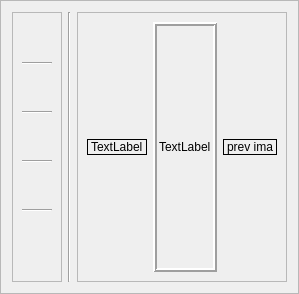
                           <widget class="QFrame" name="frame_6">
                            <property name="frameShape">
                             <enum>QFrame::StyledPanel</enum>
                            </property>
                            <property name="frameShadow">
                             <enum>QFrame::Raised</enum>
                            </property>
                            <layout class="QHBoxLayout" name="horizontalLayout_14">
                             <item>
                              <widget class="QFrame" name="frame_7">
                               <property name="maximumSize">
                                <size>
                                 <width>50</width>
                                 <height>16777215</height>
                                </size>
                               </property>
                               <property name="frameShape">
                                <enum>QFrame::StyledPanel</enum>
                               </property>
                               <property name="frameShadow">
                                <enum>QFrame::Raised</enum>
                               </property>
                               <layout class="QVBoxLayout" name="verticalLayout_28">
                                <item>
                                 <widget class="QPushButton" name="pushButton_28">
                                  <property name="minimumSize">
                                   <size>
                                    <width>37</width>
                                    <height>0</height>
                                   </size>
                                  </property>
                                  <property name="cursor">
                                   <cursorShape>PointingHandCursor</cursorShape>
                                  </property>
                                  <property name="toolTip">
                                   <string notr="true" extracomment="zdvsdvsfbfd">Open image</string>
                                  </property>
                                  <property name="toolTipDuration">
                                   <number>-1</number>
                                  </property>
                                  <property name="statusTip">
                                   <string extracomment="sdcsdc"/>
                                  </property>
                                  <property name="styleSheet">
                                   <string notr="true">QPushButton {
background-color:transparent;
border:0px
}
QToolTip {
	color: rgb(0,0,0);
	background-color: rgb(255,255,255);
	border: 1px solid rgb(44, 49, 58);
	background-image: none;
	background-position: left center;
    background-repeat: no-repeat;
	border: none;
	border-left: 2px solid rgb(180,180,180);
	text-align: left;
	padding-left: 8px;
	margin: 0px;
}
</string>
                                  </property>
                                  <property name="text">
                                   <string/>
                                  </property>
                                  <property name="icon">
                                   <iconset>
                                    <normaloff>images/image.png</normaloff>images/image.png</iconset>
                                  </property>
                                  <property name="iconSize">
                                   <size>
                                    <width>20</width>
                                    <height>28</height>
                                   </size>
                                  </property>
                                 </widget>
                                </item>
                                <item>
                                 <widget class="QPushButton" name="pushButton_2">
                                  <property name="minimumSize">
                                   <size>
                                    <width>37</width>
                                    <height>0</height>
                                   </size>
                                  </property>
                                  <property name="cursor">
                                   <cursorShape>PointingHandCursor</cursorShape>
                                  </property>
                                  <property name="toolTip">
                                   <string notr="true" extracomment="zdvsdvsfbfd">Open Folder</string>
                                  </property>
                                  <property name="toolTipDuration">
                                   <number>-1</number>
                                  </property>
                                  <property name="statusTip">
                                   <string extracomment="sdcsdc"/>
                                  </property>
                                  <property name="styleSheet">
                                   <string notr="true">QPushButton {
background-color:transparent;
border:0px
}
QToolTip {
	color: rgb(0,0,0);
	background-color: rgb(255,255,255);
	border: 1px solid rgb(44, 49, 58);
	background-image: none;
	background-position: left center;
    background-repeat: no-repeat;
	border: none;
	border-left: 2px solid rgb(180,180,180);
	text-align: left;
	padding-left: 8px;
	margin: 0px;
}
</string>
                                  </property>
                                  <property name="text">
                                   <string/>
                                  </property>
                                  <property name="icon">
                                   <iconset>
                                    <normaloff>images/folder.png</normaloff>images/folder.png</iconset>
                                  </property>
                                  <property name="iconSize">
                                   <size>
                                    <width>24</width>
                                    <height>31</height>
                                   </size>
                                  </property>
                                 </widget>
                                </item>
                                <item>
                                 <widget class="Line" name="line_34">
                                  <property name="orientation">
                                   <enum>Qt::Horizontal</enum>
                                  </property>
                                 </widget>
                                </item>
                                <item>
                                 <widget class="QPushButton" name="pushButton_10">
                                  <property name="minimumSize">
                                   <size>
                                    <width>37</width>
                                    <height>0</height>
                                   </size>
                                  </property>
                                  <property name="cursor">
                                   <cursorShape>PointingHandCursor</cursorShape>
                                  </property>
                                  <property name="toolTip">
                                   <string notr="true" extracomment="zdvsdvsfbfd">Next</string>
                                  </property>
                                  <property name="styleSheet">
                                   <string notr="true">QPushButton {
background-color:transparent;
border:0px
}
QToolTip {
	color: rgb(0,0,0);
	background-color: rgb(255,255,255);
	border: 1px solid rgb(44, 49, 58);
	background-image: none;
	background-position: left center;
    background-repeat: no-repeat;
	border: none;
	border-left: 2px solid rgb(180,180,180);
	text-align: left;
	padding-left: 8px;
	margin: 0px;
}
</string>
                                  </property>
                                  <property name="text">
                                   <string/>
                                  </property>
                                  <property name="icon">
                                   <iconset>
                                    <normaloff>images/arrow-right.png</normaloff>images/arrow-right.png</iconset>
                                  </property>
                                  <property name="iconSize">
                                   <size>
                                    <width>24</width>
                                    <height>31</height>
                                   </size>
                                  </property>
                                 </widget>
                                </item>
                                <item>
                                 <widget class="QPushButton" name="pushButton_11">
                                  <property name="minimumSize">
                                   <size>
                                    <width>37</width>
                                    <height>0</height>
                                   </size>
                                  </property>
                                  <property name="cursor">
                                   <cursorShape>PointingHandCursor</cursorShape>
                                  </property>
                                  <property name="toolTip">
                                   <string notr="true" extracomment="zdvsdvsfbfd">Previous</string>
                                  </property>
                                  <property name="styleSheet">
                                   <string notr="true">QPushButton {
background-color:transparent;
border:0px
}
QToolTip {
	color: rgb(0,0,0);
	background-color: rgb(255,255,255);
	border: 1px solid rgb(44, 49, 58);
	background-image: none;
	background-position: left center;
    background-repeat: no-repeat;
	border: none;
	border-left: 2px solid rgb(180,180,180);
	text-align: left;
	padding-left: 8px;
	margin: 0px;
}
</string>
                                  </property>
                                  <property name="text">
                                   <string/>
                                  </property>
                                  <property name="icon">
                                   <iconset>
                                    <normaloff>images/arrow-left.png</normaloff>images/arrow-left.png</iconset>
                                  </property>
                                  <property name="iconSize">
                                   <size>
                                    <width>24</width>
                                    <height>31</height>
                                   </size>
                                  </property>
                                 </widget>
                                </item>
                                <item>
                                 <widget class="Line" name="line_35">
                                  <property name="orientation">
                                   <enum>Qt::Horizontal</enum>
                                  </property>
                                 </widget>
                                </item>
                                <item>
                                 <widget class="QPushButton" name="pushButton_12">
                                  <property name="enabled">
                                   <bool>false</bool>
                                  </property>
                                  <property name="minimumSize">
                                   <size>
                                    <width>37</width>
                                    <height>0</height>
                                   </size>
                                  </property>
                                  <property name="cursor">
                                   <cursorShape>PointingHandCursor</cursorShape>
                                  </property>
                                  <property name="toolTip">
                                   <string notr="true" extracomment="zdvsdvsfbfd">Zoom in</string>
                                  </property>
                                  <property name="styleSheet">
                                   <string notr="true">QPushButton {
background-color:transparent;
border:0px
}
QToolTip {
	color: rgb(0,0,0);
	background-color: rgb(255,255,255);
	border: 1px solid rgb(44, 49, 58);
	background-image: none;
	background-position: left center;
    background-repeat: no-repeat;
	border: none;
	border-left: 2px solid rgb(180,180,180);
	text-align: left;
	padding-left: 8px;
	margin: 0px;
}
</string>
                                  </property>
                                  <property name="text">
                                   <string/>
                                  </property>
                                  <property name="icon">
                                   <iconset>
                                    <normaloff>images/zoom-in.png</normaloff>images/zoom-in.png</iconset>
                                  </property>
                                  <property name="iconSize">
                                   <size>
                                    <width>24</width>
                                    <height>31</height>
                                   </size>
                                  </property>
                                 </widget>
                                </item>
                                <item>
                                 <widget class="QPushButton" name="pushButton_13">
                                  <property name="enabled">
                                   <bool>false</bool>
                                  </property>
                                  <property name="minimumSize">
                                   <size>
                                    <width>37</width>
                                    <height>0</height>
                                   </size>
                                  </property>
                                  <property name="cursor">
                                   <cursorShape>PointingHandCursor</cursorShape>
                                  </property>
                                  <property name="toolTip">
                                   <string notr="true" extracomment="zdvsdvsfbfd">Zoom back</string>
                                  </property>
                                  <property name="styleSheet">
                                   <string notr="true">QPushButton {
background-color:transparent;
border:0px
}
QToolTip {
	color: rgb(0,0,0);
	background-color: rgb(255,255,255);
	border: 1px solid rgb(44, 49, 58);
	background-image: none;
	background-position: left center;
    background-repeat: no-repeat;
	border: none;
	border-left: 2px solid rgb(180,180,180);
	text-align: left;
	padding-left: 8px;
	margin: 0px;
}
</string>
                                  </property>
                                  <property name="text">
                                   <string/>
                                  </property>
                                  <property name="icon">
                                   <iconset>
                                    <normaloff>images/zoom-out.png</normaloff>images/zoom-out.png</iconset>
                                  </property>
                                  <property name="iconSize">
                                   <size>
                                    <width>36</width>
                                    <height>31</height>
                                   </size>
                                  </property>
                                 </widget>
                                </item>
                                <item>
                                 <widget class="Line" name="line_36">
                                  <property name="orientation">
                                   <enum>Qt::Horizontal</enum>
                                  </property>
                                 </widget>
                                </item>
                                <item>
                                 <widget class="QPushButton" name="polygon_btn">
                                  <property name="minimumSize">
                                   <size>
                                    <width>37</width>
                                    <height>0</height>
                                   </size>
                                  </property>
                                  <property name="cursor">
                                   <cursorShape>PointingHandCursor</cursorShape>
                                  </property>
                                  <property name="toolTip">
                                   <string notr="true" extracomment="zdvsdvsfbfd">Polygon</string>
                                  </property>
                                  <property name="styleSheet">
                                   <string notr="true">QPushButton {
background-color:transparent;
border:0px
}
QToolTip {
	color: rgb(0,0,0);
	background-color: rgb(255,255,255);
	border: 1px solid rgb(44, 49, 58);
	background-image: none;
	background-position: left center;
    background-repeat: no-repeat;
	border: none;
	border-left: 2px solid rgb(180,180,180);
	text-align: left;
	padding-left: 8px;
	margin: 0px;
}
</string>
                                  </property>
                                  <property name="text">
                                   <string/>
                                  </property>
                                  <property name="icon">
                                   <iconset>
                                    <normaloff>images/clipart1919813.png</normaloff>images/clipart1919813.png</iconset>
                                  </property>
                                  <property name="iconSize">
                                   <size>
                                    <width>28</width>
                                    <height>27</height>
                                   </size>
                                  </property>
                                 </widget>
                                </item>
                                <item>
                                 <widget class="QPushButton" name="bounding_btn">
                                  <property name="minimumSize">
                                   <size>
                                    <width>37</width>
                                    <height>0</height>
                                   </size>
                                  </property>
                                  <property name="cursor">
                                   <cursorShape>PointingHandCursor</cursorShape>
                                  </property>
                                  <property name="toolTip">
                                   <string notr="true" extracomment="zdvsdvsfbfd">Bounding Box</string>
                                  </property>
                                  <property name="styleSheet">
                                   <string notr="true">QPushButton {
background-color:transparent;
border:0px
}
QToolTip {
	color: rgb(0,0,0);
	background-color: rgb(255,255,255);
	border: 1px solid rgb(44, 49, 58);
	background-image: none;
	background-position: left center;
    background-repeat: no-repeat;
	border: none;
	border-left: 2px solid rgb(180,180,180);
	text-align: left;
	padding-left: 8px;
	margin: 0px;
}
</string>
                                  </property>
                                  <property name="text">
                                   <string/>
                                  </property>
                                  <property name="icon">
                                   <iconset>
                                    <normaloff>images/noun-rectangle-667504.png</normaloff>images/noun-rectangle-667504.png</iconset>
                                  </property>
                                  <property name="iconSize">
                                   <size>
                                    <width>31</width>
                                    <height>29</height>
                                   </size>
                                  </property>
                                 </widget>
                                </item>
                                <item>
                                 <widget class="Line" name="line_37">
                                  <property name="orientation">
                                   <enum>Qt::Horizontal</enum>
                                  </property>
                                 </widget>
                                </item>
                                <item>
                                 <widget class="QPushButton" name="pushButton_14">
                                  <property name="minimumSize">
                                   <size>
                                    <width>37</width>
                                    <height>0</height>
                                   </size>
                                  </property>
                                  <property name="cursor">
                                   <cursorShape>PointingHandCursor</cursorShape>
                                  </property>
                                  <property name="toolTip">
                                   <string notr="true" extracomment="zdvsdvsfbfd">Delete Rec</string>
                                  </property>
                                  <property name="styleSheet">
                                   <string notr="true">QPushButton {
background-color:transparent;
border:0px
}
QToolTip {
	color: rgb(0,0,0);
	background-color: rgb(255,255,255);
	border: 1px solid rgb(44, 49, 58);
	background-image: none;
	background-position: left center;
    background-repeat: no-repeat;
	border: none;
	border-left: 2px solid rgb(180,180,180);
	text-align: left;
	padding-left: 8px;
	margin: 0px;
}
</string>
                                  </property>
                                  <property name="text">
                                   <string/>
                                  </property>
                                  <property name="icon">
                                   <iconset>
                                    <normaloff>images/x-mark.png</normaloff>images/x-mark.png</iconset>
                                  </property>
                                  <property name="iconSize">
                                   <size>
                                    <width>22</width>
                                    <height>27</height>
                                   </size>
                                  </property>
                                 </widget>
                                </item>
                                <item>
                                 <spacer name="verticalSpacer_2">
                                  <property name="orientation">
                                   <enum>Qt::Vertical</enum>
                                  </property>
                                  <property name="sizeHint" stdset="0">
                                   <size>
                                    <width>20</width>
                                    <height>40</height>
                                   </size>
                                  </property>
                                 </spacer>
                                </item>
                               </layout>
                              </widget>
                             </item>
                             <item>
                              <widget class="Line" name="line_5">
                               <property name="orientation">
                                <enum>Qt::Vertical</enum>
                               </property>
                              </widget>
                             </item>
                             <item>
                              <widget class="QFrame" name="frame_8">
                               <property name="frameShape">
                                <enum>QFrame::StyledPanel</enum>
                               </property>
                               <property name="frameShadow">
                                <enum>QFrame::Raised</enum>
                               </property>
                               <layout class="QHBoxLayout" name="horizontalLayout_15">
                                <item alignment="Qt::AlignVCenter">
                                 <widget class="QLabel" name="n_image">
                                  <property name="maximumSize">
                                   <size>
                                    <width>200</width>
                                    <height>200</height>
                                   </size>
                                  </property>
                                  <property name="frameShape">
                                   <enum>QFrame::Box</enum>
                                  </property>
                                  <property name="text">
                                   <string>TextLabel</string>
                                  </property>
                                  <property name="scaledContents">
                                   <bool>true</bool>
                                  </property>
                                  <property name="margin">
                                   <number>2</number>
                                  </property>
                                 </widget>
                                </item>
                                <item>
                                 <widget class="QFrame" name="frame_58">
                                  <property name="frameShape">
                                   <enum>QFrame::Box</enum>
                                  </property>
                                  <property name="frameShadow">
                                   <enum>QFrame::Raised</enum>
                                  </property>
                                  <property name="lineWidth">
                                   <number>2</number>
                                  </property>
                                  <layout class="QHBoxLayout" name="horizontalLayout_87">
                                   <property name="spacing">
                                    <number>2</number>
                                   </property>
                                   <property name="leftMargin">
                                    <number>2</number>
                                   </property>
                                   <property name="topMargin">
                                    <number>2</number>
                                   </property>
                                   <property name="rightMargin">
                                    <number>2</number>
                                   </property>
                                   <property name="bottomMargin">
                                    <number>2</number>
                                   </property>
                                   <item>
                                    <widget class="QLabel" name="image">
                                     <property name="maximumSize">
                                      <size>
                                       <width>16777215</width>
                                       <height>16777215</height>
                                      </size>
                                     </property>
                                     <property name="frameShape">
                                      <enum>QFrame::NoFrame</enum>
                                     </property>
                                     <property name="frameShadow">
                                      <enum>QFrame::Plain</enum>
                                     </property>
                                     <property name="lineWidth">
                                      <number>2</number>
                                     </property>
                                     <property name="text">
                                      <string>TextLabel</string>
                                     </property>
                                     <property name="scaledContents">
                                      <bool>true</bool>
                                     </property>
                                     <property name="margin">
                                      <number>0</number>
                                     </property>
                                     <property name="indent">
                                      <number>0</number>
                                     </property>
                                    </widget>
                                   </item>
                                  </layout>
                                 </widget>
                                </item>
                                <item alignment="Qt::AlignVCenter">
                                 <widget class="QLabel" name="p_image">
                                  <property name="maximumSize">
                                   <size>
                                    <width>200</width>
                                    <height>200</height>
                                   </size>
                                  </property>
                                  <property name="frameShape">
                                   <enum>QFrame::Box</enum>
                                  </property>
                                  <property name="text">
                                   <string>prev ima</string>
                                  </property>
                                  <property name="scaledContents">
                                   <bool>true</bool>
                                  </property>
                                  <property name="margin">
                                   <number>2</number>
                                  </property>
                                 </widget>
                                </item>
                               </layout>
                              </widget>
                             </item>
                            </layout>
                           </widget>
